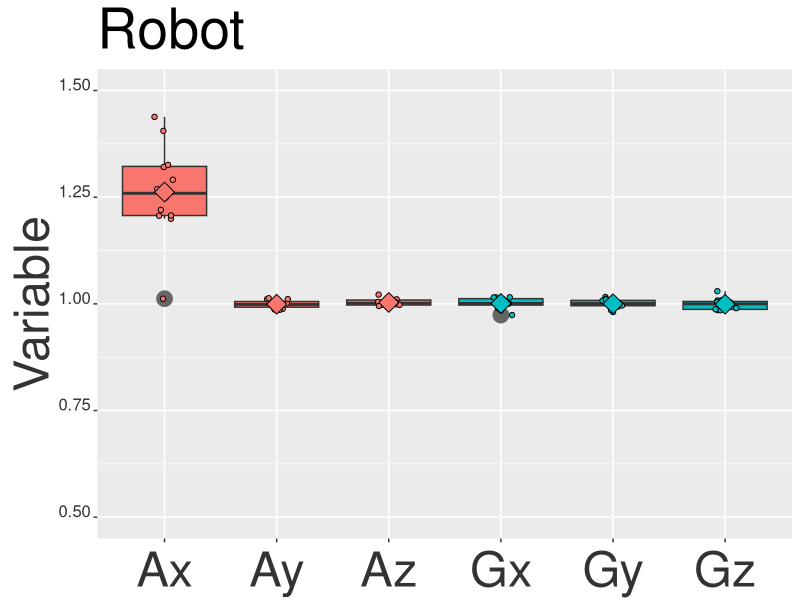

Write the R code that produced this figure.

#
#https://www.r-bloggers.com/textual-healing-part-ii/
#https://gist.github.com/cdesante/4070336
#https://gist.github.com/cdesante/4070537

library(ggplot2)


# FOR ACC AND GYR

number_of_participants <- 12
dataframe1 <- data.frame(
SENSOR_AXIS = c(    rep(   c( 'Ax', 'Ay', 'Az', 'Gx', 'Gy', 'Gz'), each =      (number_of_participants)      )  ),  # 6*each =
CLASSES =  rep(   rep(c( 'acc', 'gyr' ),                           each = 3*   (number_of_participants)  ), 1),
VALUES = c( rnorm(number_of_participants, 1.25, 0.1), #AX
            rnorm(number_of_participants, 1, 0.01), #AY
            rnorm(number_of_participants, 1, 0.01), #AZ
            rnorm(number_of_participants, 1, 0.01), #GX
            rnorm(number_of_participants, 1, 0.01), #GY
            rnorm(number_of_participants, 1, 0.01) #GZ
          ),
stringsAsFactors = FALSE
)
dataframe1

Plot <- ggplot( dataframe1, aes( x = SENSOR_AXIS, y = VALUES , fill = CLASSES ) ) +
geom_boxplot(outlier.colour = c("grey40") , outlier.size=5) +
geom_jitter(shape=21, position=position_jitter(0.1)) +
stat_summary(fun.y=mean, geom="point", shape=23, size=5) +
ggtitle("Robot") +
xlab("My x label") +
ylab("Variable") +
theme(
    plot.title = element_text(size = 40, face = "plain"),
    axis.text.x = element_text(colour="grey20",size=35,angle=00,hjust=.5,vjust=.5,face="plain"),
    axis.text.y = element_text(colour="grey20",size=12,angle=0,hjust=1,vjust=0,face="plain"),
    axis.title.x=element_blank(),
    axis.title.y = element_text(colour="grey20",size=35,angle=90,hjust=.5,vjust=.5,face="plain"),
    legend.position = "none"
    ) +
coord_cartesian(xlim = c(1, 6),ylim = c(0.5, 1.5))

Plot
# ggsave(file="creating_dataframe00.png")
